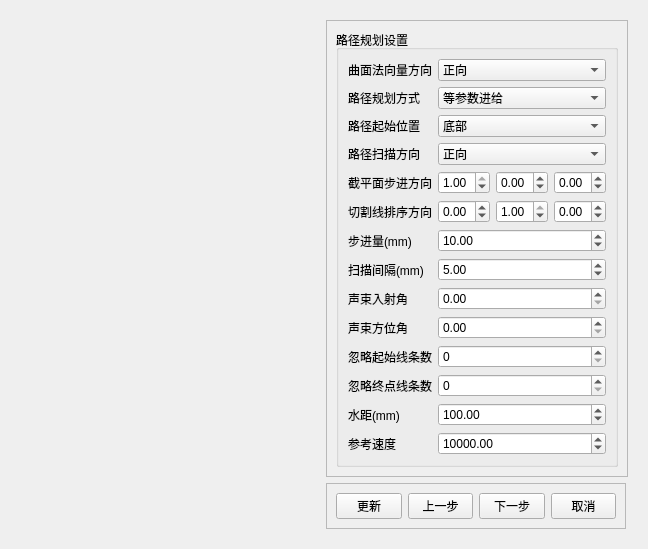
<?xml version="1.0" encoding="UTF-8"?>
<ui version="4.0">
 <class>PathPlanningWizard</class>
 <widget class="QDialog" name="PathPlanningWizard">
  <property name="geometry">
   <rect>
    <x>0</x>
    <y>0</y>
    <width>644</width>
    <height>505</height>
   </rect>
  </property>
  <property name="windowTitle">
   <string>路径规划向导</string>
  </property>
  <layout class="QGridLayout" name="gridLayout_8">
   <item row="0" column="1">
    <widget class="QFrame" name="frame">
     <property name="maximumSize">
      <size>
       <width>320</width>
       <height>16777215</height>
      </size>
     </property>
     <layout class="QVBoxLayout" name="verticalLayout">
      <item>
       <widget class="QStackedWidget" name="stackedWidget">
        <property name="minimumSize">
         <size>
          <width>0</width>
          <height>0</height>
         </size>
        </property>
        <property name="maximumSize">
         <size>
          <width>320</width>
          <height>16777215</height>
         </size>
        </property>
        <property name="frameShape">
         <enum>QFrame::StyledPanel</enum>
        </property>
        <property name="frameShadow">
         <enum>QFrame::Raised</enum>
        </property>
        <property name="currentIndex">
         <number>3</number>
        </property>
        <widget class="QWidget" name="pageInterpolation">
         <layout class="QGridLayout" name="gridLayout_3">
          <item row="0" column="0">
           <widget class="QGroupBox" name="groupBox_3">
            <property name="maximumSize">
             <size>
              <width>300</width>
              <height>16777215</height>
             </size>
            </property>
            <property name="title">
             <string>曲面拟合设置</string>
            </property>
            <layout class="QVBoxLayout" name="verticalLayout_2">
             <item>
              <widget class="QGroupBox" name="groupBox">
               <property name="title">
                <string>数据来源</string>
               </property>
               <layout class="QGridLayout" name="gridLayout_2">
                <item row="0" column="0">
                 <widget class="QRadioButton" name="fromSample">
                  <property name="enabled">
                   <bool>true</bool>
                  </property>
                  <property name="text">
                   <string>From自动仿形</string>
                  </property>
                  <property name="checked">
                   <bool>true</bool>
                  </property>
                 </widget>
                </item>
                <item row="0" column="1">
                 <widget class="QRadioButton" name="fromCloudOrCAD">
                  <property name="enabled">
                   <bool>true</bool>
                  </property>
                  <property name="text">
                   <string>From点云/CAD</string>
                  </property>
                  <property name="checked">
                   <bool>false</bool>
                  </property>
                 </widget>
                </item>
               </layout>
              </widget>
             </item>
             <item>
              <spacer name="verticalSpacer">
               <property name="orientation">
                <enum>Qt::Vertical</enum>
               </property>
               <property name="sizeHint" stdset="0">
                <size>
                 <width>20</width>
                 <height>40</height>
                </size>
               </property>
              </spacer>
             </item>
             <item>
              <widget class="QTabWidget" name="surfaceFit">
               <property name="maximumSize">
                <size>
                 <width>300</width>
                 <height>16777215</height>
                </size>
               </property>
               <property name="currentIndex">
                <number>1</number>
               </property>
               <widget class="QWidget" name="tab_1">
                <attribute name="title">
                 <string>点云拟合</string>
                </attribute>
                <layout class="QFormLayout" name="formLayout">
                 <item row="0" column="0">
                  <widget class="QPushButton" name="openFile">
                   <property name="text">
                    <string>打开</string>
                   </property>
                  </widget>
                 </item>
                 <item row="0" column="1">
                  <widget class="QLabel" name="filePath">
                   <property name="text">
                    <string>文件地址</string>
                   </property>
                  </widget>
                 </item>
                 <item row="1" column="0">
                  <widget class="QLabel" name="label_2">
                   <property name="text">
                    <string>投影方向</string>
                   </property>
                  </widget>
                 </item>
                 <item row="1" column="1">
                  <layout class="QHBoxLayout" name="horizontalLayout_2">
                   <item>
                    <widget class="QDoubleSpinBox" name="projectionDirectionX">
                     <property name="minimum">
                      <double>-1.000000000000000</double>
                     </property>
                     <property name="maximum">
                      <double>1.000000000000000</double>
                     </property>
                     <property name="singleStep">
                      <double>0.200000000000000</double>
                     </property>
                     <property name="value">
                      <double>0.000000000000000</double>
                     </property>
                    </widget>
                   </item>
                   <item>
                    <widget class="QDoubleSpinBox" name="projectionDirectionY">
                     <property name="minimum">
                      <double>-1.000000000000000</double>
                     </property>
                     <property name="maximum">
                      <double>1.000000000000000</double>
                     </property>
                     <property name="singleStep">
                      <double>0.200000000000000</double>
                     </property>
                    </widget>
                   </item>
                   <item>
                    <widget class="QDoubleSpinBox" name="projectionDirectionZ">
                     <property name="minimum">
                      <double>-1.000000000000000</double>
                     </property>
                     <property name="maximum">
                      <double>1.000000000000000</double>
                     </property>
                     <property name="singleStep">
                      <double>0.200000000000000</double>
                     </property>
                     <property name="value">
                      <double>1.000000000000000</double>
                     </property>
                    </widget>
                   </item>
                  </layout>
                 </item>
                 <item row="2" column="0">
                  <widget class="QLabel" name="label_3">
                   <property name="text">
                    <string>投影旋旋转角</string>
                   </property>
                  </widget>
                 </item>
                 <item row="2" column="1">
                  <widget class="QDoubleSpinBox" name="projectionYaw">
                   <property name="minimum">
                    <double>-360.000000000000000</double>
                   </property>
                   <property name="maximum">
                    <double>360.000000000000000</double>
                   </property>
                  </widget>
                 </item>
                 <item row="3" column="0">
                  <widget class="QLabel" name="label_4">
                   <property name="text">
                    <string>U方向采样点个数</string>
                   </property>
                  </widget>
                 </item>
                 <item row="3" column="1">
                  <widget class="QSpinBox" name="numInU">
                   <property name="minimum">
                    <number>3</number>
                   </property>
                   <property name="value">
                    <number>5</number>
                   </property>
                  </widget>
                 </item>
                 <item row="4" column="0">
                  <widget class="QLabel" name="label_5">
                   <property name="text">
                    <string>V方向采样点个数</string>
                   </property>
                  </widget>
                 </item>
                 <item row="4" column="1">
                  <widget class="QSpinBox" name="numInV">
                   <property name="minimum">
                    <number>3</number>
                   </property>
                   <property name="value">
                    <number>5</number>
                   </property>
                  </widget>
                 </item>
                 <item row="5" column="0">
                  <widget class="QLabel" name="label_6">
                   <property name="text">
                    <string>U方向拟合阶次</string>
                   </property>
                  </widget>
                 </item>
                 <item row="5" column="1">
                  <widget class="QSpinBox" name="orderU">
                   <property name="minimum">
                    <number>2</number>
                   </property>
                   <property name="value">
                    <number>3</number>
                   </property>
                  </widget>
                 </item>
                 <item row="6" column="0">
                  <widget class="QLabel" name="label_7">
                   <property name="text">
                    <string>V方向拟合阶次</string>
                   </property>
                  </widget>
                 </item>
                 <item row="6" column="1">
                  <widget class="QSpinBox" name="orderV">
                   <property name="minimum">
                    <number>2</number>
                   </property>
                   <property name="value">
                    <number>3</number>
                   </property>
                  </widget>
                 </item>
                </layout>
               </widget>
               <widget class="QWidget" name="tab_2">
                <attribute name="title">
                 <string>截平面法拟合</string>
                </attribute>
                <layout class="QFormLayout" name="formLayout_2">
                 <item row="0" column="0">
                  <widget class="QPushButton" name="cutOpenFile">
                   <property name="text">
                    <string>打开</string>
                   </property>
                  </widget>
                 </item>
                 <item row="0" column="1">
                  <widget class="QLabel" name="cutFilePath">
                   <property name="text">
                    <string>文件地址</string>
                   </property>
                  </widget>
                 </item>
                 <item row="1" column="0">
                  <widget class="QLabel" name="label_23">
                   <property name="text">
                    <string>步进方向</string>
                   </property>
                  </widget>
                 </item>
                 <item row="1" column="1">
                  <layout class="QHBoxLayout" name="horizontalLayout">
                   <item>
                    <widget class="QDoubleSpinBox" name="stepX">
                     <property name="minimum">
                      <double>-1.000000000000000</double>
                     </property>
                     <property name="maximum">
                      <double>1.000000000000000</double>
                     </property>
                     <property name="singleStep">
                      <double>0.200000000000000</double>
                     </property>
                     <property name="value">
                      <double>0.000000000000000</double>
                     </property>
                    </widget>
                   </item>
                   <item>
                    <widget class="QDoubleSpinBox" name="stepY">
                     <property name="minimum">
                      <double>-1.000000000000000</double>
                     </property>
                     <property name="maximum">
                      <double>1.000000000000000</double>
                     </property>
                     <property name="singleStep">
                      <double>0.200000000000000</double>
                     </property>
                     <property name="value">
                      <double>1.000000000000000</double>
                     </property>
                    </widget>
                   </item>
                   <item>
                    <widget class="QDoubleSpinBox" name="stepZ">
                     <property name="minimum">
                      <double>-1.000000000000000</double>
                     </property>
                     <property name="maximum">
                      <double>1.000000000000000</double>
                     </property>
                     <property name="singleStep">
                      <double>0.200000000000000</double>
                     </property>
                     <property name="value">
                      <double>0.000000000000000</double>
                     </property>
                    </widget>
                   </item>
                  </layout>
                 </item>
                 <item row="2" column="0">
                  <widget class="QLabel" name="label_28">
                   <property name="text">
                    <string>排序方向</string>
                   </property>
                  </widget>
                 </item>
                 <item row="2" column="1">
                  <layout class="QHBoxLayout" name="horizontalLayout_3">
                   <item>
                    <widget class="QDoubleSpinBox" name="sortX">
                     <property name="minimum">
                      <double>-1.000000000000000</double>
                     </property>
                     <property name="maximum">
                      <double>1.000000000000000</double>
                     </property>
                     <property name="singleStep">
                      <double>0.200000000000000</double>
                     </property>
                     <property name="value">
                      <double>1.000000000000000</double>
                     </property>
                    </widget>
                   </item>
                   <item>
                    <widget class="QDoubleSpinBox" name="sortY">
                     <property name="minimum">
                      <double>-1.000000000000000</double>
                     </property>
                     <property name="maximum">
                      <double>1.000000000000000</double>
                     </property>
                     <property name="singleStep">
                      <double>0.200000000000000</double>
                     </property>
                    </widget>
                   </item>
                   <item>
                    <widget class="QDoubleSpinBox" name="sortZ">
                     <property name="minimum">
                      <double>-1.000000000000000</double>
                     </property>
                     <property name="maximum">
                      <double>1.000000000000000</double>
                     </property>
                     <property name="singleStep">
                      <double>0.200000000000000</double>
                     </property>
                     <property name="value">
                      <double>0.000000000000000</double>
                     </property>
                    </widget>
                   </item>
                  </layout>
                 </item>
                 <item row="5" column="0">
                  <widget class="QLabel" name="label_27">
                   <property name="text">
                    <string>步进间隔(mm)</string>
                   </property>
                  </widget>
                 </item>
                 <item row="5" column="1">
                  <widget class="QDoubleSpinBox" name="cutStep">
                   <property name="value">
                    <double>10.000000000000000</double>
                   </property>
                  </widget>
                 </item>
                 <item row="6" column="0">
                  <widget class="QLabel" name="label_26">
                   <property name="text">
                    <string>每条线采样点个数</string>
                   </property>
                  </widget>
                 </item>
                 <item row="6" column="1">
                  <widget class="QSpinBox" name="cutNumInLine">
                   <property name="minimum">
                    <number>3</number>
                   </property>
                   <property name="value">
                    <number>5</number>
                   </property>
                  </widget>
                 </item>
                 <item row="7" column="0">
                  <widget class="QLabel" name="label_25">
                   <property name="text">
                    <string>U方向拟合阶次</string>
                   </property>
                  </widget>
                 </item>
                 <item row="7" column="1">
                  <widget class="QSpinBox" name="cutOrderU">
                   <property name="minimum">
                    <number>2</number>
                   </property>
                   <property name="value">
                    <number>3</number>
                   </property>
                  </widget>
                 </item>
                 <item row="8" column="0">
                  <widget class="QLabel" name="label_24">
                   <property name="text">
                    <string>V方向拟合阶次</string>
                   </property>
                  </widget>
                 </item>
                 <item row="8" column="1">
                  <widget class="QSpinBox" name="cutOrderV">
                   <property name="minimum">
                    <number>2</number>
                   </property>
                   <property name="value">
                    <number>3</number>
                   </property>
                  </widget>
                 </item>
                 <item row="3" column="0">
                  <widget class="QLabel" name="label_29">
                   <property name="text">
                    <string>起点删除条数</string>
                   </property>
                  </widget>
                 </item>
                 <item row="4" column="0">
                  <widget class="QLabel" name="label_30">
                   <property name="text">
                    <string>终点删除条数</string>
                   </property>
                  </widget>
                 </item>
                 <item row="3" column="1">
                  <widget class="QSpinBox" name="startDeleteNum"/>
                 </item>
                 <item row="4" column="1">
                  <widget class="QSpinBox" name="endDeleteNum"/>
                 </item>
                </layout>
               </widget>
              </widget>
             </item>
            </layout>
           </widget>
          </item>
         </layout>
        </widget>
        <widget class="QWidget" name="pageSurfaceExtend">
         <layout class="QGridLayout" name="gridLayout">
          <item row="0" column="0">
           <widget class="QGroupBox" name="groupBox_5">
            <property name="title">
             <string>曲面重采样设置</string>
            </property>
            <layout class="QFormLayout" name="formLayout_4">
             <item row="0" column="0">
              <widget class="QLabel" name="label_11">
               <property name="text">
                <string>参数U方向重采样点数</string>
               </property>
              </widget>
             </item>
             <item row="0" column="1">
              <widget class="QSpinBox" name="resampleU"/>
             </item>
             <item row="1" column="0">
              <widget class="QLabel" name="label_12">
               <property name="text">
                <string>参数V方向重采样点数</string>
               </property>
              </widget>
             </item>
             <item row="1" column="1">
              <widget class="QSpinBox" name="resampleV"/>
             </item>
            </layout>
           </widget>
          </item>
         </layout>
        </widget>
        <widget class="QWidget" name="pageSurfaceResample">
         <layout class="QGridLayout" name="gridLayout_4">
          <item row="0" column="0">
           <widget class="QGroupBox" name="groupBox_4">
            <property name="title">
             <string>曲面延展设置</string>
            </property>
            <layout class="QFormLayout" name="formLayout_3">
             <item row="0" column="0">
              <widget class="QLabel" name="label">
               <property name="text">
                <string>曲面上部延展长度(mm</string>
               </property>
              </widget>
             </item>
             <item row="0" column="1">
              <widget class="QDoubleSpinBox" name="extendTop"/>
             </item>
             <item row="1" column="0">
              <widget class="QLabel" name="label_8">
               <property name="text">
                <string>曲面下部延展长度(mm</string>
               </property>
              </widget>
             </item>
             <item row="1" column="1">
              <widget class="QDoubleSpinBox" name="extendBottom"/>
             </item>
             <item row="2" column="0">
              <widget class="QLabel" name="label_9">
               <property name="text">
                <string>曲面左侧延展长度(mm</string>
               </property>
              </widget>
             </item>
             <item row="2" column="1">
              <widget class="QDoubleSpinBox" name="extendLeft"/>
             </item>
             <item row="3" column="0">
              <widget class="QLabel" name="label_10">
               <property name="text">
                <string>曲面右侧延展长度(mm</string>
               </property>
              </widget>
             </item>
             <item row="3" column="1">
              <widget class="QDoubleSpinBox" name="extendRight"/>
             </item>
            </layout>
           </widget>
          </item>
         </layout>
        </widget>
        <widget class="QWidget" name="pageCalculatePath">
         <layout class="QGridLayout" name="gridLayout_6">
          <item row="0" column="0">
           <widget class="QGroupBox" name="groupBox_6">
            <property name="title">
             <string>路径规划设置</string>
            </property>
            <layout class="QFormLayout" name="formLayout_5">
             <item row="0" column="0">
              <widget class="QLabel" name="label_13">
               <property name="text">
                <string>曲面法向量方向</string>
               </property>
              </widget>
             </item>
             <item row="0" column="1">
              <widget class="QComboBox" name="surfaceNormType">
               <item>
                <property name="text">
                 <string>正向</string>
                </property>
               </item>
               <item>
                <property name="text">
                 <string>反向</string>
                </property>
               </item>
              </widget>
             </item>
             <item row="1" column="0">
              <widget class="QLabel" name="label_14">
               <property name="text">
                <string>路径规划方式</string>
               </property>
              </widget>
             </item>
             <item row="1" column="1">
              <widget class="QComboBox" name="pathPlanningType">
               <item>
                <property name="text">
                 <string>等参数进给</string>
                </property>
               </item>
               <item>
                <property name="text">
                 <string>等弧长进给</string>
                </property>
               </item>
               <item>
                <property name="text">
                 <string>等截面法</string>
                </property>
               </item>
              </widget>
             </item>
             <item row="2" column="0">
              <widget class="QLabel" name="label_15">
               <property name="text">
                <string>路径起始位置</string>
               </property>
              </widget>
             </item>
             <item row="2" column="1">
              <widget class="QComboBox" name="pathPlanningPosition">
               <item>
                <property name="text">
                 <string>底部</string>
                </property>
               </item>
               <item>
                <property name="text">
                 <string>上部</string>
                </property>
               </item>
               <item>
                <property name="text">
                 <string>左侧</string>
                </property>
               </item>
               <item>
                <property name="text">
                 <string>右侧</string>
                </property>
               </item>
              </widget>
             </item>
             <item row="3" column="0">
              <widget class="QLabel" name="label_16">
               <property name="text">
                <string>路径扫描方向</string>
               </property>
              </widget>
             </item>
             <item row="3" column="1">
              <widget class="QComboBox" name="scanDirection">
               <item>
                <property name="text">
                 <string>正向</string>
                </property>
               </item>
               <item>
                <property name="text">
                 <string>反向</string>
                </property>
               </item>
              </widget>
             </item>
             <item row="5" column="1">
              <layout class="QHBoxLayout" name="horizontalLayout_4">
               <item>
                <widget class="QDoubleSpinBox" name="cutSortX">
                 <property name="minimum">
                  <double>-1.000000000000000</double>
                 </property>
                 <property name="maximum">
                  <double>1.000000000000000</double>
                 </property>
                 <property name="singleStep">
                  <double>0.200000000000000</double>
                 </property>
                 <property name="value">
                  <double>0.000000000000000</double>
                 </property>
                </widget>
               </item>
               <item>
                <widget class="QDoubleSpinBox" name="cutSortY">
                 <property name="minimum">
                  <double>-1.000000000000000</double>
                 </property>
                 <property name="maximum">
                  <double>1.000000000000000</double>
                 </property>
                 <property name="singleStep">
                  <double>0.200000000000000</double>
                 </property>
                 <property name="value">
                  <double>1.000000000000000</double>
                 </property>
                </widget>
               </item>
               <item>
                <widget class="QDoubleSpinBox" name="cutSortZ">
                 <property name="minimum">
                  <double>-1.000000000000000</double>
                 </property>
                 <property name="maximum">
                  <double>1.000000000000000</double>
                 </property>
                 <property name="singleStep">
                  <double>0.200000000000000</double>
                 </property>
                 <property name="value">
                  <double>0.000000000000000</double>
                 </property>
                </widget>
               </item>
              </layout>
             </item>
             <item row="7" column="0">
              <widget class="QLabel" name="label_17">
               <property name="text">
                <string>步进量(mm)</string>
               </property>
              </widget>
             </item>
             <item row="7" column="1">
              <widget class="QDoubleSpinBox" name="feedInterval">
               <property name="value">
                <double>10.000000000000000</double>
               </property>
              </widget>
             </item>
             <item row="8" column="0">
              <widget class="QLabel" name="label_18">
               <property name="text">
                <string>扫描间隔(mm)</string>
               </property>
              </widget>
             </item>
             <item row="8" column="1">
              <widget class="QDoubleSpinBox" name="scanInterval">
               <property name="value">
                <double>5.000000000000000</double>
               </property>
              </widget>
             </item>
             <item row="9" column="0">
              <widget class="QLabel" name="label_19">
               <property name="text">
                <string>声束入射角</string>
               </property>
              </widget>
             </item>
             <item row="9" column="1">
              <widget class="QDoubleSpinBox" name="incidence"/>
             </item>
             <item row="10" column="0">
              <widget class="QLabel" name="label_20">
               <property name="text">
                <string>声束方位角</string>
               </property>
              </widget>
             </item>
             <item row="10" column="1">
              <widget class="QDoubleSpinBox" name="azimuth"/>
             </item>
             <item row="11" column="0">
              <widget class="QLabel" name="label_31">
               <property name="text">
                <string>忽略起始线条数</string>
               </property>
              </widget>
             </item>
             <item row="11" column="1">
              <widget class="QSpinBox" name="startIgnore"/>
             </item>
             <item row="12" column="0">
              <widget class="QLabel" name="label_32">
               <property name="text">
                <string>忽略终点线条数</string>
               </property>
              </widget>
             </item>
             <item row="12" column="1">
              <widget class="QSpinBox" name="endIgnore"/>
             </item>
             <item row="13" column="0">
              <widget class="QLabel" name="label_21">
               <property name="text">
                <string>水距(mm)</string>
               </property>
              </widget>
             </item>
             <item row="13" column="1">
              <widget class="QDoubleSpinBox" name="waterPath">
               <property name="maximum">
                <double>300.000000000000000</double>
               </property>
               <property name="value">
                <double>100.000000000000000</double>
               </property>
              </widget>
             </item>
             <item row="14" column="0">
              <widget class="QLabel" name="label_22">
               <property name="text">
                <string>参考速度</string>
               </property>
              </widget>
             </item>
             <item row="14" column="1">
              <widget class="QDoubleSpinBox" name="speed">
               <property name="maximum">
                <double>50000.000000000000000</double>
               </property>
               <property name="singleStep">
                <double>1000.000000000000000</double>
               </property>
               <property name="value">
                <double>10000.000000000000000</double>
               </property>
              </widget>
             </item>
             <item row="4" column="1">
              <layout class="QHBoxLayout" name="horizontalLayout_5">
               <item>
                <widget class="QDoubleSpinBox" name="feedDirectionX">
                 <property name="minimum">
                  <double>-1.000000000000000</double>
                 </property>
                 <property name="maximum">
                  <double>1.000000000000000</double>
                 </property>
                 <property name="singleStep">
                  <double>0.200000000000000</double>
                 </property>
                 <property name="value">
                  <double>1.000000000000000</double>
                 </property>
                </widget>
               </item>
               <item>
                <widget class="QDoubleSpinBox" name="feedDirectionY">
                 <property name="minimum">
                  <double>-1.000000000000000</double>
                 </property>
                 <property name="maximum">
                  <double>1.000000000000000</double>
                 </property>
                 <property name="singleStep">
                  <double>0.200000000000000</double>
                 </property>
                 <property name="value">
                  <double>0.000000000000000</double>
                 </property>
                </widget>
               </item>
               <item>
                <widget class="QDoubleSpinBox" name="feedDirectionZ">
                 <property name="minimum">
                  <double>-1.000000000000000</double>
                 </property>
                 <property name="maximum">
                  <double>1.000000000000000</double>
                 </property>
                 <property name="singleStep">
                  <double>0.200000000000000</double>
                 </property>
                 <property name="value">
                  <double>0.000000000000000</double>
                 </property>
                </widget>
               </item>
              </layout>
             </item>
             <item row="4" column="0">
              <widget class="QLabel" name="label_33">
               <property name="text">
                <string>截平面步进方向</string>
               </property>
              </widget>
             </item>
             <item row="5" column="0">
              <widget class="QLabel" name="label_34">
               <property name="text">
                <string>切割线排序方向</string>
               </property>
              </widget>
             </item>
            </layout>
           </widget>
          </item>
         </layout>
        </widget>
       </widget>
      </item>
      <item>
       <widget class="QFrame" name="frame">
        <property name="maximumSize">
         <size>
          <width>300</width>
          <height>16777215</height>
         </size>
        </property>
        <property name="frameShape">
         <enum>QFrame::StyledPanel</enum>
        </property>
        <property name="frameShadow">
         <enum>QFrame::Raised</enum>
        </property>
        <layout class="QGridLayout" name="gridLayout_7">
         <item row="0" column="0">
          <widget class="QPushButton" name="update">
           <property name="maximumSize">
            <size>
             <width>80</width>
             <height>16777215</height>
            </size>
           </property>
           <property name="text">
            <string>更新</string>
           </property>
          </widget>
         </item>
         <item row="0" column="1">
          <widget class="QPushButton" name="previous">
           <property name="maximumSize">
            <size>
             <width>75</width>
             <height>16777215</height>
            </size>
           </property>
           <property name="text">
            <string>上一步</string>
           </property>
          </widget>
         </item>
         <item row="0" column="2">
          <widget class="QPushButton" name="next">
           <property name="maximumSize">
            <size>
             <width>75</width>
             <height>16777215</height>
            </size>
           </property>
           <property name="text">
            <string>下一步</string>
           </property>
          </widget>
         </item>
         <item row="0" column="3">
          <widget class="QPushButton" name="cancel">
           <property name="maximumSize">
            <size>
             <width>75</width>
             <height>16777215</height>
            </size>
           </property>
           <property name="text">
            <string>取消</string>
           </property>
          </widget>
         </item>
        </layout>
       </widget>
      </item>
     </layout>
    </widget>
   </item>
   <item row="0" column="0">
    <widget class="OsgContainer" name="osgContainer" native="true">
     <property name="minimumSize">
      <size>
       <width>300</width>
       <height>0</height>
      </size>
     </property>
    </widget>
   </item>
  </layout>
 </widget>
 <customwidgets>
  <customwidget>
   <class>OsgContainer</class>
   <extends>QWidget</extends>
   <header>OsgContainer.h</header>
   <container>1</container>
  </customwidget>
 </customwidgets>
 <resources/>
 <connections/>
</ui>
